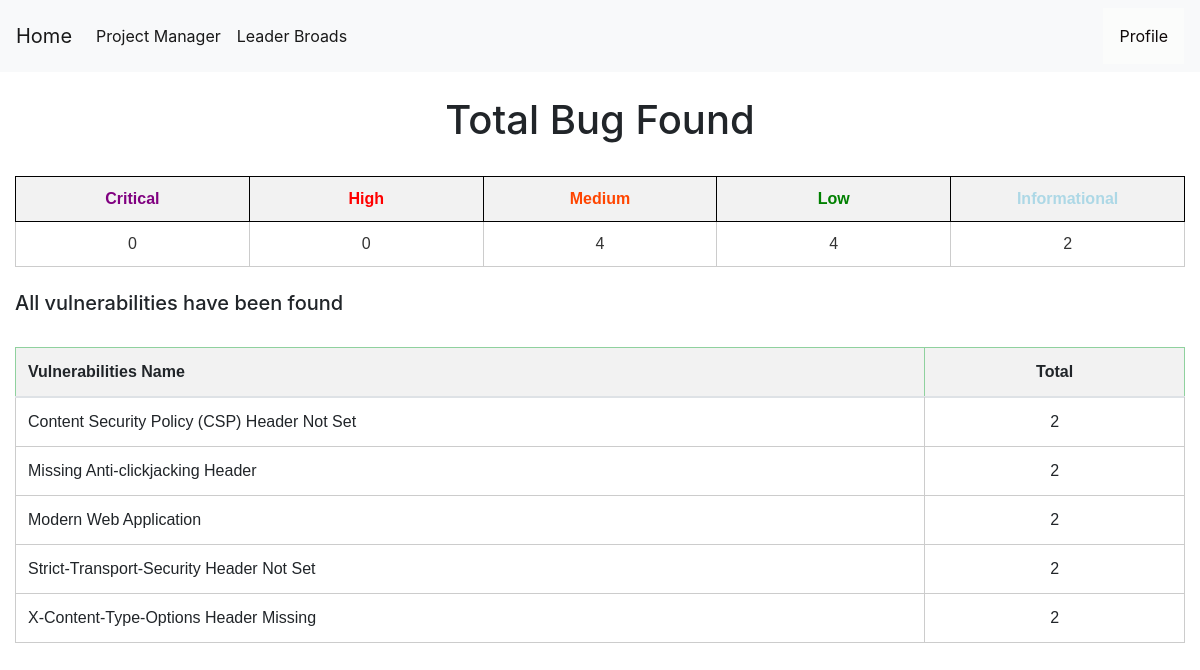
/dashboard (signed in), run on the app's committed database.
### tables this page shows
CREATE TABLE bugs (
    bugid INTEGER PRIMARY KEY AUTOINCREMENT,
    requestid INTEGER NOT NULL,
    name TEXT NOT NULL,
    bugurl TEXT NOT NULL,
    method TEXT NOT NULL,
    cweid TEXT NOT NULL,
    confidence TEXT NOT NULL,
    description TEXT NOT NULL,
    solution TEXT NOT NULL,
    risk TEXT NOT NULL,
    reference TEXT NOT NULL DEFAULT NONE,
    other TEXT NOT NULL DEFAULT NONE,
    pentester TEXT,
    FOREIGN KEY (pentester) REFERENCES users(username) ON DELETE CASCADE
    FOREIGN KEY (requestid) REFERENCES requests(requestid) ON DELETE CASCADE
);

### app.py (the view)
@app.route("/dashboard")
def dashboard():
    try:
        if session["userid"] == None:
            return redirect(url_for('login'))
    except:
        print('a')
    if session["userid"] is not None:
        currentuser = get_current_user()
        conn = get_db_connection()
        critical = conn.execute('SELECT count(bugid) FROM bugs WHERE risk = ? AND pentester = ?',('Critial',currentuser["username"],)).fetchone()
        total_critical = critical['count(bugid)']
        conn.commit()
        high = conn.execute('SELECT count(bugid) FROM bugs WHERE risk = ? AND pentester = ?',('High',currentuser["username"],)).fetchone()
        total_high = high['count(bugid)']
        conn.commit()
        medium = conn.execute('SELECT count(bugid) FROM bugs WHERE risk = ? AND pentester = ?',('Medium',currentuser["username"],)).fetchone()
        total_medium = medium['count(bugid)']
        conn.commit()
        low = conn.execute('SELECT count(bugid) FROM bugs WHERE risk = ? AND pentester = ?',('Low',currentuser["username"],)).fetchone()
        total_low = low['count(bugid)']
        conn.commit()
        info = conn.execute('SELECT count(bugid) FROM bugs WHERE risk = ? AND pentester = ?',('Informational',currentuser["username"],)).fetchone()
        total_info = info['count(bugid)']
        conn.commit()
        bugs = conn.execute('SELECT name,count(bugid) FROM bugs WHERE pentester = ? group by name',(currentuser["username"],)).fetchall()
        conn.commit()
    else:
        render_template('base.html')
    return render_template('dashboard.html',total_critical=total_critical,total_high=total_high,total_medium=total_medium,total_low=total_low,total_info=total_info,bugs=bugs)

### app.py (called while the page is built)
def get_db_connection():
    conn = sqlite3.connect('database.db')
    conn.row_factory = sqlite3.Row
    return conn

def get_current_user():
    userid = session["userid"]
    conn = get_db_connection()
    user = conn.execute('SELECT * FROM users WHERE userid = ?',(userid,)).fetchone()
    conn.commit()
    conn.close()
    return user

### templates/dashboard.html (shortened to what this page needs)
{% extends 'base.html' %} {% block content %}
<link rel= "stylesheet" type= "text/css" href= "{{ url_for('static',filename='css/index.css') }}">
<center><h1> Total Bug Found</h1></center></br>
<div>
  <table>
    <tr>
      <th style="text-align: center" style="color: red"><a style="color:purple">Critical</a></th>
      <th style="text-align: center" style="color: red"><a style="color:Red">High</a></th>
      <th style="text-align: center" style="color: red"><a style="color:orangered">Medium</a></th>
      <th style="text-align: center" style="color: red"><a style="color:green">Low</a></th>
      <th style="text-align: center" style="color: red"><a style="color:lightblue">Informational</a></th>
    </tr>
    <tr>
      <td style="text-align: center" >{{total_critical}}</td>
      <td style="text-align: center" >{{total_high}}</td>
      <td style="text-align: center" >{{total_medium}}</td>
      <td style="text-align: center" >{{total_low}}</td>
      <td style="text-align: center" >{{total_info}}</td>
    </tr>
  </table>
</div>
<br>
<div>
  <h5> All vulnerabilities have been found</h5></br>
    <table class="table">
      <thead class="table-success">
        <tr>
          <th style="width: 70%;"><a>Vulnerabilities Name</a></th>
          <th style="text-align: center" ><a>Total</a></th>
        </tr>
      </thead>
      <tbody>
        <tr>
          {% for bug in bugs  %}
          <tr>
              <td style="width: 70%;">{{bug.name}}</td>
              <td style="text-align: center">{{bug['count(bugid)']}}</td>
          </tr>
          {% endfor %}
        </tr>
      </tbody>
    </table>
</div>
{% endblock %}

### static/css/style.css (style rules this page uses)
table, th, td { border: 1px solid black; }
body { min-height: 100vh; height: 100%; margin: 0; z-index: 10; display: grid; grid-template-rows: auto 1fr auto; }
body { display: flex; flex-direction: column; }

### static/css/index.css (style rules this page uses)
table { width: 100%; border-collapse: collapse; font-family: Arial, sans-serif; color: #333; }
th { background-color: #f2f2f2; padding: 10px; text-align: left; }
td { width: 20%; padding: 10px; border: 1px solid #ccc; background-color: #fff; }
tr:nth-child(even) { background-color: #f9f9f9; }

### data on the page
bugs: name "Missing Anti-clickjacking Header", requestid "2"
bugs: name "Modern Web Application", requestid "2"
bugs: name "Strict-Transport-Security Header Not Set", requestid "2"
bugs: name "X-Content-Type-Options Header Missing", requestid "2"

### other printed values
{{ total_critical }} "0"
{{ total_high }} "0"
{{ total_medium }} "4"
{{ total_low }} "4"
{{ total_info }} "2"
{{ bug.name }} "Content Security Policy (CSP) Header Not Set"
{{ bug['count(bugid)'] }} "2"
